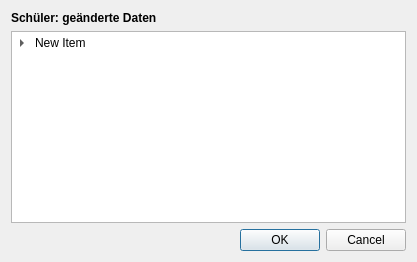
<?xml version="1.0" encoding="UTF-8"?>
<ui version="4.0">
 <class>Dialog</class>
 <widget class="QDialog" name="Dialog">
  <property name="geometry">
   <rect>
    <x>0</x>
    <y>0</y>
    <width>523</width>
    <height>466</height>
   </rect>
  </property>
  <property name="windowTitle">
   <string>Textzeile bearbeiten</string>
  </property>
  <layout class="QVBoxLayout" name="verticalLayout">
   <property name="sizeConstraint">
    <enum>QLayout::SetFixedSize</enum>
   </property>
   <item>
    <widget class="QLabel" name="label">
     <property name="font">
      <font>
       <bold>true</bold>
       <underline>false</underline>
      </font>
     </property>
     <property name="text">
      <string>Schüler: geänderte Daten</string>
     </property>
    </widget>
   </item>
   <item>
    <widget class="QTreeWidget" name="tree">
     <property name="styleSheet">
      <string notr="true">QTreeView::item {
    padding: 4;
}</string>
     </property>
     <property name="editTriggers">
      <set>QAbstractItemView::NoEditTriggers</set>
     </property>
     <property name="wordWrap">
      <bool>true</bool>
     </property>
     <attribute name="headerVisible">
      <bool>false</bool>
     </attribute>
     <column>
      <property name="text">
       <string>1</string>
      </property>
     </column>
     <item>
      <property name="text">
       <string>New Item</string>
      </property>
      <item>
       <property name="text">
        <string>New Item</string>
       </property>
       <property name="checkState">
        <enum>Checked</enum>
       </property>
      </item>
     </item>
    </widget>
   </item>
   <item>
    <widget class="QDialogButtonBox" name="buttonBox">
     <property name="minimumSize">
      <size>
       <width>395</width>
       <height>0</height>
      </size>
     </property>
     <property name="orientation">
      <enum>Qt::Horizontal</enum>
     </property>
     <property name="standardButtons">
      <set>QDialogButtonBox::Cancel|QDialogButtonBox::Ok</set>
     </property>
    </widget>
   </item>
  </layout>
 </widget>
 <resources/>
 <connections>
  <connection>
   <sender>buttonBox</sender>
   <signal>accepted()</signal>
   <receiver>Dialog</receiver>
   <slot>accept()</slot>
   <hints>
    <hint type="sourcelabel">
     <x>248</x>
     <y>254</y>
    </hint>
    <hint type="destinationlabel">
     <x>157</x>
     <y>274</y>
    </hint>
   </hints>
  </connection>
  <connection>
   <sender>buttonBox</sender>
   <signal>rejected()</signal>
   <receiver>Dialog</receiver>
   <slot>reject()</slot>
   <hints>
    <hint type="sourcelabel">
     <x>316</x>
     <y>260</y>
    </hint>
    <hint type="destinationlabel">
     <x>286</x>
     <y>274</y>
    </hint>
   </hints>
  </connection>
 </connections>
</ui>
